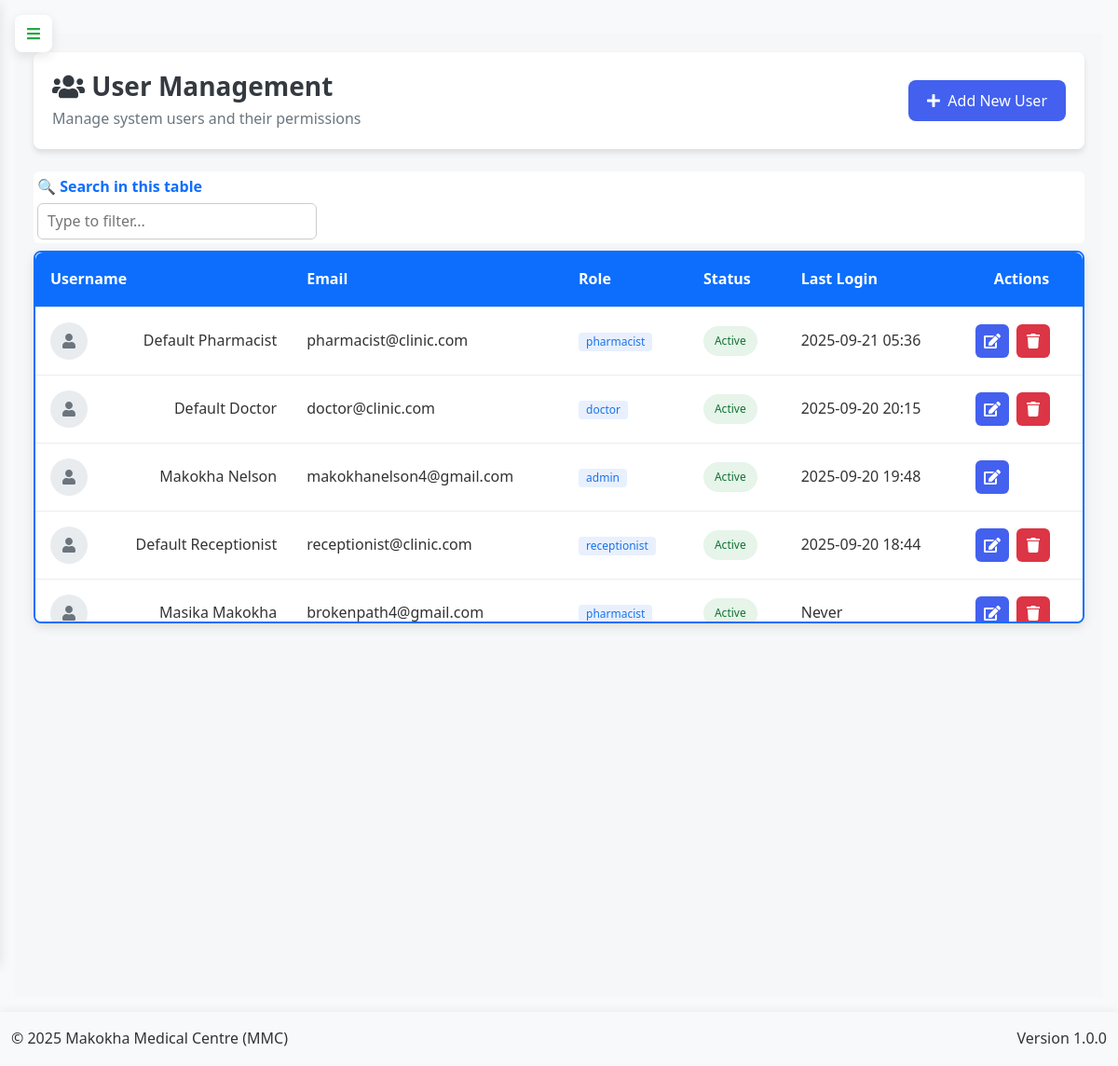
Before: /admin/users (signed in) with the older database file.
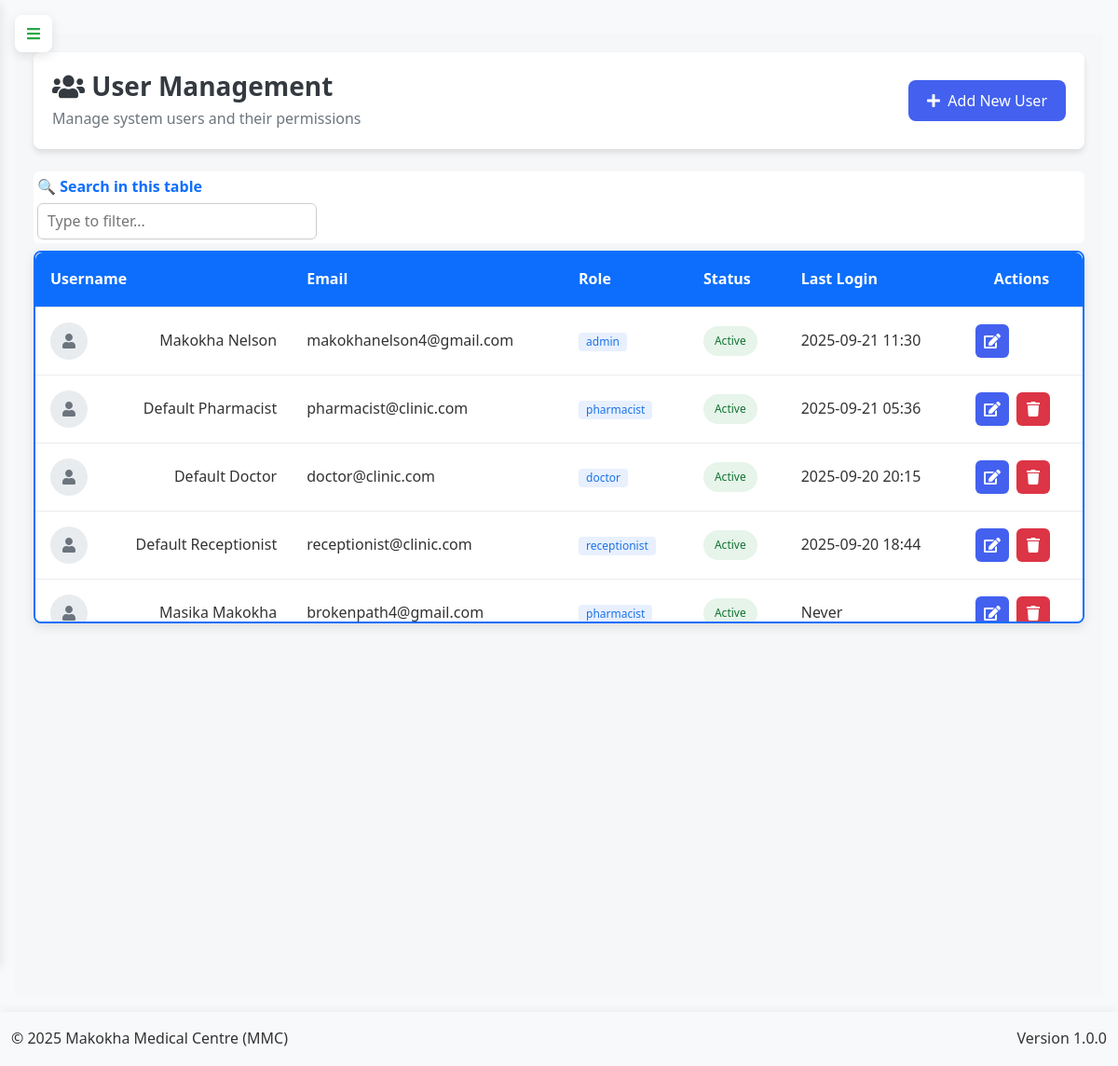
After: the same page with the newer database file.
### app.py (models this page shows, shortened)
class User(db.Model, UserMixin):
    __tablename__ = 'user'
    id = db.Column(db.Integer, primary_key=True)
    username = db.Column(db.String(50), unique=True, nullable=False)
    email = db.Column(db.String(100), unique=True, nullable=False)
    password = db.Column(db.String(200), nullable=False)
    role = db.Column(db.String(20), nullable=False, default='user')
    is_active = db.Column(db.Boolean, default=True)
    last_login = db.Column(db.DateTime)
    profile_picture = db.Column(db.String(255))
    created_at = db.Column(db.DateTime, default=lambda: datetime.now(timezone.utc))
    updated_at = db.Column(db.DateTime, default=lambda: datetime.now(timezone.utc), onupdate=lambda: datetime.now(timezone.utc))

### app.py (the view, shortened to what this page needs)
@app.route('/admin/users', methods=['GET', 'POST'])
@login_required
def manage_users():
    if current_user.role != 'admin':
        flash('Unauthorized access', 'danger')
        return redirect(url_for('home'))
    users = User.query.order_by(User.last_login.desc().nullslast(), User.username.asc()).all()
    return render_template('admin/users.html', users=users)

### app.py (called while the page is built, shortened)
@app.before_request
def initialize_data():
    global _first_request
    if not _first_request:
        return

@app.context_processor
def inject_current_date():
    return {'current_date': date.today().strftime('%Y-%m-%d')}

@app.context_processor
def inject_csrf_token():
    return dict(csrf_token=generate_csrf)

@app.context_processor
def utility_processor():
    def decrypt_data(encrypted_data):
        if not encrypted_data:
            return ""
        try:
            return Config.decrypt_data_static(encrypted_data)
        except:
            return "[Decryption Error]"
    return dict(decrypt_data=decrypt_data)

    @login_manager.user_loader
    def load_user(user_id):
        return db.session.get(User, int(user_id))

### templates/admin/users.html (shortened to what this page needs)
{% extends "base.html" %}
{% block content %}
<link rel="stylesheet" href="https://cdnjs.cloudflare.com/ajax/libs/font-awesome/6.4.0/css/all.min.css">
<link rel="stylesheet" href="https://cdn.datatables.net/1.13.6/css/dataTables.bootstrap5.min.css">
<link rel="stylesheet" href="https://cdnjs.cloudflare.com/ajax/libs/animate.css/4.1.1/animate.min.css">
<div class="user-management-container">
    <div class="dashboard-header">
        <div class="header-content">
            <div class="header-title">
                <h1><i class="fas fa-users"></i> User Management</h1>
                <p>Manage system users and their permissions</p>
            </div>
            <button class="btn btn-primary btn-with-icon" data-toggle="modal" data-target="#addUserModal">
                <i class="fas fa-plus"></i> Add New User
            </button>
        </div>
    </div>
    <table id="usersTable" class="modern-table">
        <thead>
            <tr>
                <th>Username</th>
                <th>Email</th>
                <th>Role</th>
                <th>Status</th>
                <th>Last Login</th>
                <th class="text-center">Actions</th>
            </tr>
        </thead>
        <tbody>
            {% for user in users %}
            <tr>
                <td>
                    <div class="user-cell">
                        <div class="user-avatar">
                            <i class="fas fa-user"></i>
                        </div>
                        <div class="user-info">
                            <div class="user-name">{{ user.username }}</div>
                        </div>
                    </div>
                </td>
                <td>{{ user.email }}</td>
                <td><span class="badge badge-role">{{ user.role }}</span></td>
                <td>
                    <span class="status-badge {% if user.is_active %}status-active{% else %}status-inactive{% endif %}">
                        {% if user.is_active %}Active{% else %}Inactive{% endif %}
                    </span>
                </td>
                <td>
                    {% if user.last_login %}
                        {{ user.last_login.strftime('%Y-%m-%d %H:%M') }}
                    {% else %}
                        Never
                    {% endif %}
                </td>
                <td class="action-btns">
                    <div class="btn-group">
                        <button class="action-btn btn-primary btn-edit" data-id="{{ user.id }}" data-toggle="modal" data-target="#editUserModal">
                            <i class="fas fa-edit"></i>
                        </button>
                        {% if user.id != current_user.id %}
                        <button class="action-btn btn-danger btn-delete" data-id="{{ user.id }}" data-toggle="modal" data-target="#deleteUserModal">
                            <i class="fas fa-trash"></i>
                        </button>
                        {% endif %}
                    </div>
                </td>
            </tr>
            {% endfor %}
        </tbody>
    </table>
</div>
{% endblock %}

Changed rows visible on the page:
changed User "Makokha Nelson": last_login "2025-09-20 19:48" → "2025-09-21 11:30"; moves up the list
